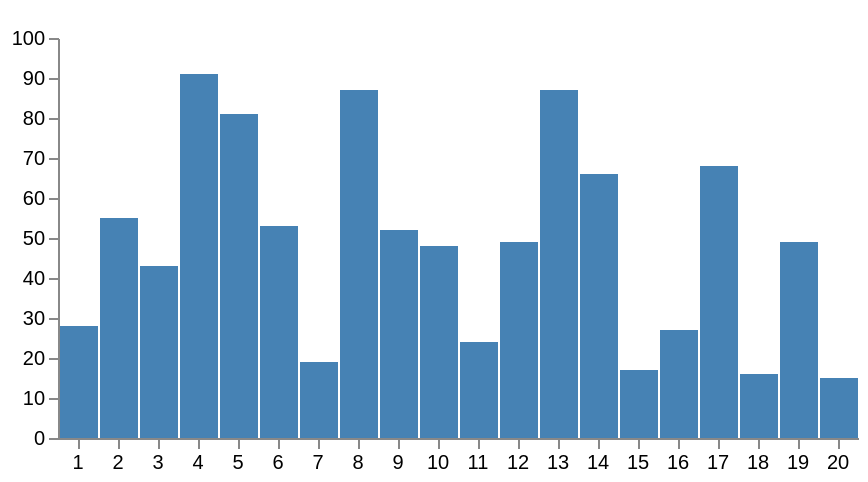

Write the Vega-Lite specification saved for this chart.
### Vega specification from a JSON file in a GitHub repository (floating-point values rounded to 4 significant figures)
{"width": 400, "height": 200, "padding": 5, "signals": [{"name": "label", "value": {"x": 0, "y": 0}, "on": [{"events": "rect:mouseover", "update": "datum"}, {"events": "rect:mouseout", "update": "{x:0, y:0}"}]}], "data": [{"name": "table", "values": [{"x": 1, "y": 28}, {"x": 2, "y": 55}, {"x": 3, "y": 43}, {"x": 4, "y": 91}, {"x": 5, "y": 81}, {"x": 6, "y": 53}, {"x": 7, "y": 19}, {"x": 8, "y": 87}, {"x": 9, "y": 52}, {"x": 10, "y": 48}, {"x": 11, "y": 24}, {"x": 12, "y": 49}, {"x": 13, "y": 87}, {"x": 14, "y": 66}, {"x": 15, "y": 17}, {"x": 16, "y": 27}, {"x": 17, "y": 68}, {"x": 18, "y": 16}, {"x": 19, "y": 49}, {"x": 20, "y": 15}]}], "scales": [{"name": "xscale", "type": "band", "range": "width", "domain": {"data": "table", "field": "x"}}, {"name": "yscale", "type": "linear", "range": "height", "domain": {"data": "table", "field": "y"}, "nice": true}], "axes": [{"orient": "bottom", "scale": "xscale"}, {"orient": "left", "scale": "yscale"}], "marks": [{"type": "rect", "from": {"data": "table"}, "encode": {"enter": {"x": {"scale": "xscale", "field": "x", "offset": 1}, "width": {"scale": "xscale", "band": 1, "offset": -1}, "y": {"scale": "yscale", "field": "y"}, "y2": {"scale": "yscale", "value": 0}}, "update": {"fill": [{"test": "datum === label", "value": "red"}, {"value": "steelblue"}]}}}, {"type": "text", "encode": {"enter": {"align": {"value": "center"}, "fill": {"value": "#333"}}, "update": {"x": {"scale": "xscale", "expr": "label.x", "band": 0.5}, "y": {"scale": "yscale", "expr": "label.y", "offset": -5}, "text": {"expr": "label.y"}, "fillOpacity": [{"test": "!label._id", "value": 0}, {"value": 1}]}}}]}
